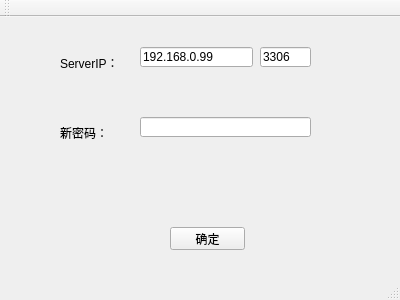
<?xml version="1.0" encoding="UTF-8"?>
<ui version="4.0">
 <class>MainWindow</class>
 <widget class="QMainWindow" name="MainWindow">
  <property name="geometry">
   <rect>
    <x>0</x>
    <y>0</y>
    <width>400</width>
    <height>300</height>
   </rect>
  </property>
  <property name="windowTitle">
   <string>修改密码</string>
  </property>
  <widget class="QWidget" name="centralWidget">
   <widget class="QPushButton" name="pushButton">
    <property name="geometry">
     <rect>
      <x>170</x>
      <y>210</y>
      <width>75</width>
      <height>23</height>
     </rect>
    </property>
    <property name="text">
     <string>确定</string>
    </property>
   </widget>
   <widget class="QLineEdit" name="le_serverip">
    <property name="geometry">
     <rect>
      <x>140</x>
      <y>30</y>
      <width>113</width>
      <height>20</height>
     </rect>
    </property>
    <property name="text">
     <string>192.168.0.99</string>
    </property>
   </widget>
   <widget class="QLineEdit" name="le_port">
    <property name="geometry">
     <rect>
      <x>260</x>
      <y>30</y>
      <width>51</width>
      <height>20</height>
     </rect>
    </property>
    <property name="text">
     <string>3306</string>
    </property>
   </widget>
   <widget class="QLineEdit" name="le_newpwd">
    <property name="geometry">
     <rect>
      <x>140</x>
      <y>100</y>
      <width>171</width>
      <height>20</height>
     </rect>
    </property>
   </widget>
   <widget class="QLabel" name="label">
    <property name="geometry">
     <rect>
      <x>60</x>
      <y>40</y>
      <width>54</width>
      <height>12</height>
     </rect>
    </property>
    <property name="text">
     <string>ServerIP：</string>
    </property>
   </widget>
   <widget class="QLabel" name="label_2">
    <property name="geometry">
     <rect>
      <x>60</x>
      <y>110</y>
      <width>54</width>
      <height>12</height>
     </rect>
    </property>
    <property name="text">
     <string>新密码：</string>
    </property>
   </widget>
  </widget>
  <widget class="QMenuBar" name="menuBar">
   <property name="geometry">
    <rect>
     <x>0</x>
     <y>0</y>
     <width>400</width>
     <height>23</height>
    </rect>
   </property>
  </widget>
  <widget class="QToolBar" name="mainToolBar">
   <attribute name="toolBarArea">
    <enum>TopToolBarArea</enum>
   </attribute>
   <attribute name="toolBarBreak">
    <bool>false</bool>
   </attribute>
  </widget>
  <widget class="QStatusBar" name="statusBar"/>
 </widget>
 <layoutdefault spacing="6" margin="11"/>
 <resources/>
 <connections/>
</ui>
